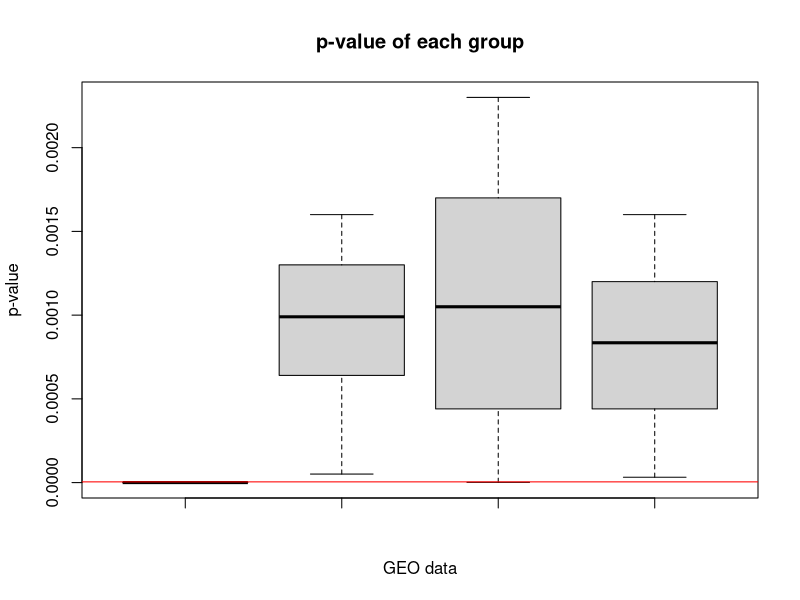

This figure's R source: (Note: this script raises an error after producing the figure.)
library(readxl)
setwd('C:\\Users\\조휘인\\Desktop\\2024 SP 개별연구\\GEO_Data_analysis')
result_cox_gse31210<-read.csv('gse31210 uni_cox_analysis_results.csv')
result_cox_gse37745<-read.csv('gse37745 uni_cox_analysis_results.csv')
result_cox_gse41271<-read.csv('gse41271 uni_cox_analysis_results.csv')
result_cox_gse500081<-read.csv('gse50081 uni_cox_analysis_results.csv')



#####
#Results of pvalue box plot으로 comparison
boxplot(sort(result_cox_gse31210$p.value)[1:50],sort(result_cox_gse37745$p.value)[1:50],sort(result_cox_gse41271$p.value)[1:50],sort(result_cox_gse500081$p.value)[1:50]
,xlab='GEO data',ylab='p-value',main='p-value of each group')
abline(h=4.425*10^-6,col='red')

#각 그룹 간 RFS 및 not rfs 환자 비율
table(rfs_data_GSE31210$status);table(rfs_data_GSE41271$status);table(rfs_data_GSE50081$status)

par(mfrow=c(2,2))
pie(table(rfs_data_GSE31210$status),
    labels = paste(round(table(rfs_data_GSE31210$status)/sum(table(rfs_data_GSE31210$status)),2)*100,'%'),main='Composition of GSE31210')
pie(table(rfs_data_GSE37745$status),
    labels = paste(round(table(rfs_data_GSE37745$status)/sum(table(rfs_data_GSE37745$status)),2)*100,'%'),main='Composition of GSE37745')
pie(table(rfs_data_GSE41271$status),
    labels = paste(round(table(rfs_data_GSE41271$status)/sum(table(rfs_data_GSE41271$status)),2)*100,'%'),main='Composition of GSE41271')
pie(table(rfs_data_GSE50081$status),
    labels = paste(round(table(rfs_data_GSE50081$status)/sum(table(rfs_data_GSE50081$status)),2)*100,'%'),main='Composition of GSE50081')

#각 그룹 간 rfs 및 last contact day 비교
non_rfs_31210<-subset(rfs_data_GSE31210,rfs_data_GSE31210$status==1);rfs_31210<-subset(rfs_data_GSE31210,rfs_data_GSE31210$status==2)
non_rfs_37745<-subset(rfs_data_GSE37745,rfs_data_GSE37745$status==1);rfs_37745<-subset(rfs_data_GSE37745,rfs_data_GSE37745$status==2)
non_rfs_41271<-subset(rfs_data_GSE41271,rfs_data_GSE41271$status==1);rfs_41271<-subset(rfs_data_GSE41271,rfs_data_GSE41271$status==2)
non_rfs_50081<-subset(rfs_data_GSE50081,rfs_data_GSE50081$status==1);rfs_50081<-subset(rfs_data_GSE50081,rfs_data_GSE50081$status==2)
par(mfrow=c(1,1))
boxplot(non_rfs_31210$time,non_rfs_37745$time,non_rfs_41271$time,non_rfs_50081$time,xlab='GSE data group',ylab='last contact days',main='Last contact days of non-nte patients')
boxplot(rfs_31210$time,rfs_37745$time,rfs_41271$time,rfs_50081$time,xlab='GSE data group',ylab='RFS days',main='RFS of nte patients')

#각 그룹간 nte vs not-nte days(time) 비교
par(mfrow=c(2,2))
boxplot(non_rfs_31210$time,rfs_31210$time,xlab='GSE31210',ylab='days(time)',main='Time comparision b/w non nte and nte')
boxplot(non_rfs_37745$time,rfs_37745$time,xlab='GSE37745',ylab='days(time)',main='Time comparision b/w non nte and nte')
boxplot(non_rfs_41271$time,rfs_41271$time,xlab='GSE41271',ylab='days(time)',main='Time comparision b/w non nte and nte')
boxplot(non_rfs_50081$time,rfs_50081$time,xlab='GSE50081',ylab='days(time)',main='Time comparision b/w non nte and nte')
boxplot()
boxplot(non_rfs_31210$G100616237,non_rfs_37745$G100616237,non_rfs_50081$G100616237)

####

####
#Outlier를 어떻게 제거할 것인가?
quantile(non_rfs_31210$time)



